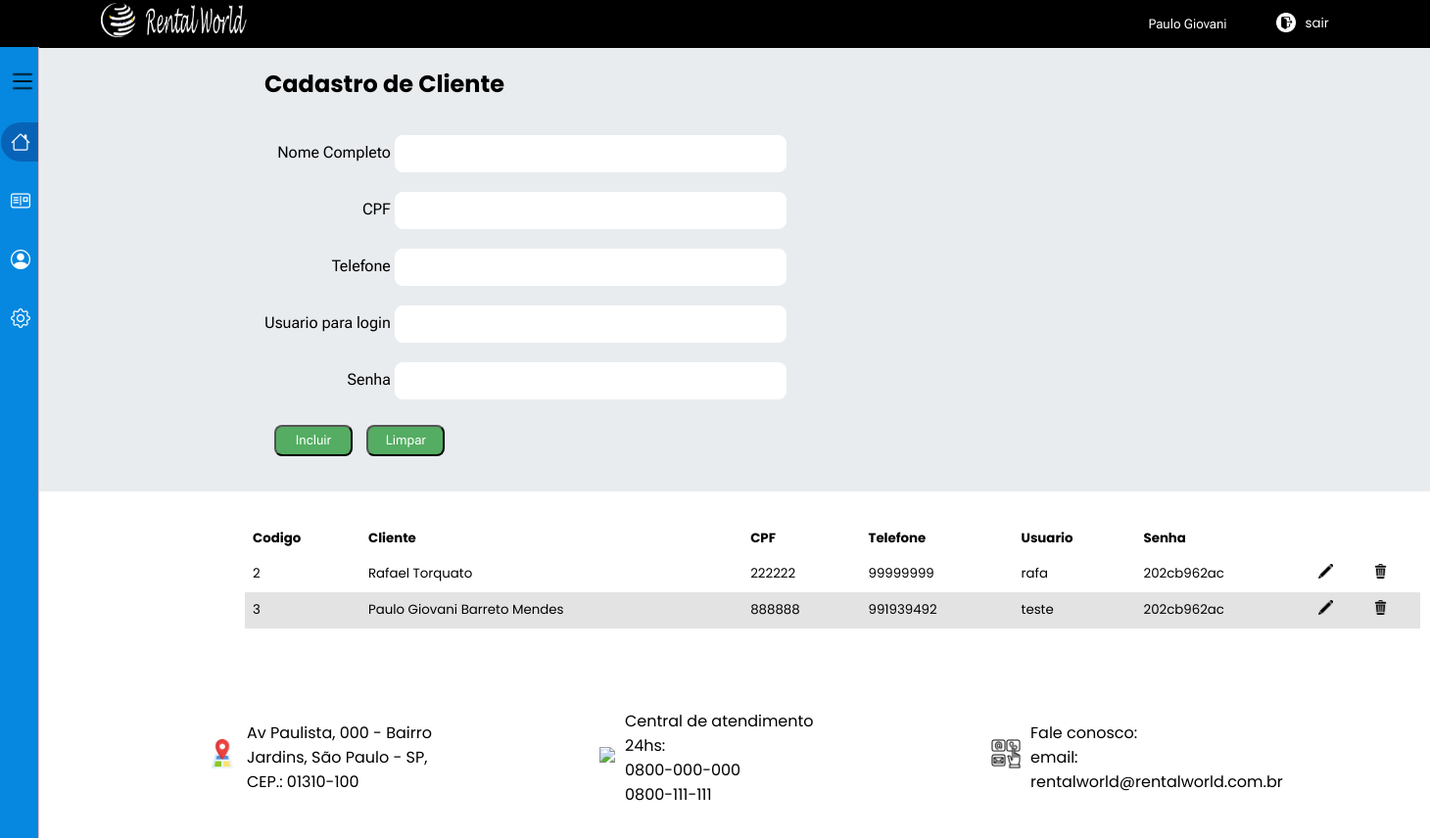
/admin/cadastro_cliente.php (signed in), run on the app's committed database.
### tables this page shows
CREATE TABLE `cliente` (
  `codigo` int(11) NOT NULL,
  `nome` varchar(100) NOT NULL,
  `cpf` bigint(20) NOT NULL,
  `telefone` bigint(20) NOT NULL,
  `usuario` varchar(10) NOT NULL,
  `senha` varchar(10) NOT NULL
);

### admin/cadastro_cliente.php (the view, shortened to what this page needs)
<?php require ('menu_gestao.php');
require('../conexao.php');
$select_cliente = mysqli_query($conexao, "SELECT * FROM cliente ORDER BY codigo ASC");
if (mysqli_num_rows($select_cliente) > 0) {
	$dados_cliente = mysqli_fetch_assoc($select_cliente);
}
?>
<!DOCTYPE html>
<html lang="pt-br">
	<head>
	</head>
<body>
	<main>
		<form name="ciente" class="form_cadastro" method="post">
		    <h2>Cadastro de Cliente</h2><br>
			<div class="cadastro_div">
				<div>
					<label>Nome Completo</label>
					<input class="input_cadastro" type="text" name="nome" required autofocus>
				</div>
				<div>
					<label>CPF</label>
					<input class="input_cadastro" type="int" name="cpf" required autofocus>
				</div>
				<div>
					<label>Telefone</label>
					<input class="input_cadastro" type="number" name="telefone" required autofocus>
				</div>
				<div>
					<label>Usuario para login</label>
					<input class="input_cadastro" type="text" name="usuario" required autofocus>
				</div>
				<div>
					<label>Senha</label>
					<input class="input_cadastro" type="password" name="senha" required autofocus>
				</div>
			</div>
			<div class="botoes">
                <input class="botao" type="submit" id="btn_salvar" name="btn_salvar" value="Incluir">
                <input class="botao" type="reset" value="Limpar">
            </div>
		</form>
	</main>
	<table>
		<thead>
			<tr>
				<th>Codigo</th>
				<th>Cliente</th>
				<th>CPF</th>
				<th>Telefone</th>
				<th>Usuario</th>
				<th>Senha</th>
			</tr>
		<tbody>
		<?php do{
		?>
			<tr>
				<td><?php echo $dados_cliente['codigo'];?></td>
				<td><?php echo $dados_cliente['nome'];?></td>
				<td><?php echo $dados_cliente['cpf'];?></td>
				<td><?php echo $dados_cliente['telefone'];?></td>
				<td><?php echo $dados_cliente['usuario'];?></td>
				<td><?php echo $dados_cliente['senha'];?></td>
				<td>
					<a href="comandos/editar_cliente.php?codigo=<?php echo $dados_cliente['codigo'];?>">
					<img src="../img/editar.png" title="Editar"></a>
				</td>
				<td>
					<a href="javascript:func()" onclick="confirmar_exclusao('<?php echo $dados_cliente['codigo'];?>')">
					<img src="../img/lixeira.png" title="Excluir"></a>
				</td>
			</tr>
			<?php }while ($dados_cliente = mysqli_fetch_assoc($select_cliente));?>
		</tbody>
	</table>
	<footer>
       	<div>
</body>
</html>

### css/portal_gestao.css (style rules this page uses)
* { margin: 0 auto; padding: 0; box-sizing: border-box; font-family: 'Poppins', sans-serif, arial, helvetica, sans-serif, 'Open Sans', 'Roboto Flex'; }
.portal_cliente_div label, a { font-size: 10pt; color: #FFF; display: inline-block; text-decoration: none; transition: background .4s; margin:auto; }
main { background-color: rgb(233, 236, 239); }
.form_cadastro { width: 100%; margin-left: 250px; padding: 20px; }
.form_cadastro legend, label { font-family: 'roboto flex'; }
.botao { color: #FFF; width:80px; padding: 0.4rem; margin-top: 1rem; margin-bottom: 1rem; margin-left: 10px; background: #54ad62; border-radius: 8px; cursor: pointer; font-size: 10pt; font-family: 'roboto flex'; transition: 0.2s; }
.input_cadastro { width: 400px; padding: .5rem; margin-top: 10px; margin-bottom: 10px; border: 1px solid rgb(255, 255, 255); border-radius: 8px; }
.cadastro_div { display: inline-block; text-align: right; }
table { margin-left: 250px; margin-top: 30px; margin-bottom: 50px; width:1200px; text-align: left; border-collapse: collapse; font-size: 10pt; font-family: "roboto flex"; }
table, th, td { border: 0px solid #565050; padding: .5rem; }
tr:nth-child(even) { background-color: #e4e3e3; }
td { display: table-cell; vertical-align: inherit; }
td a img { width: 15px; appearance: none; background-color: initial; cursor: pointer; padding: initial; border: initial; }
.img_rodape { width: 30px; margin-right: 10px; }
footer { display: flex; background-color: rgb(255, 255, 255); width: 100%; height: 100%; }
.rodape_geral { display: flex; margin-left: 100px; }
.rodape { display: inline-flex; align-items: center; width: 300px; padding: 2rem; text-align: left; margin: 0px 100px 0px 0px; }

### data on the page
cliente: codigo "2", nome "Rafael Torquato", cpf "222222", telefone "99999999", usuario "rafa", senha "202cb962ac"
cliente: codigo "3", nome "Paulo Giovani Barreto Mendes", cpf "888888", telefone "991939492", usuario "teste", senha "202cb962ac"

### other printed values
$_SESSION['nome'] "Paulo Giovani"
